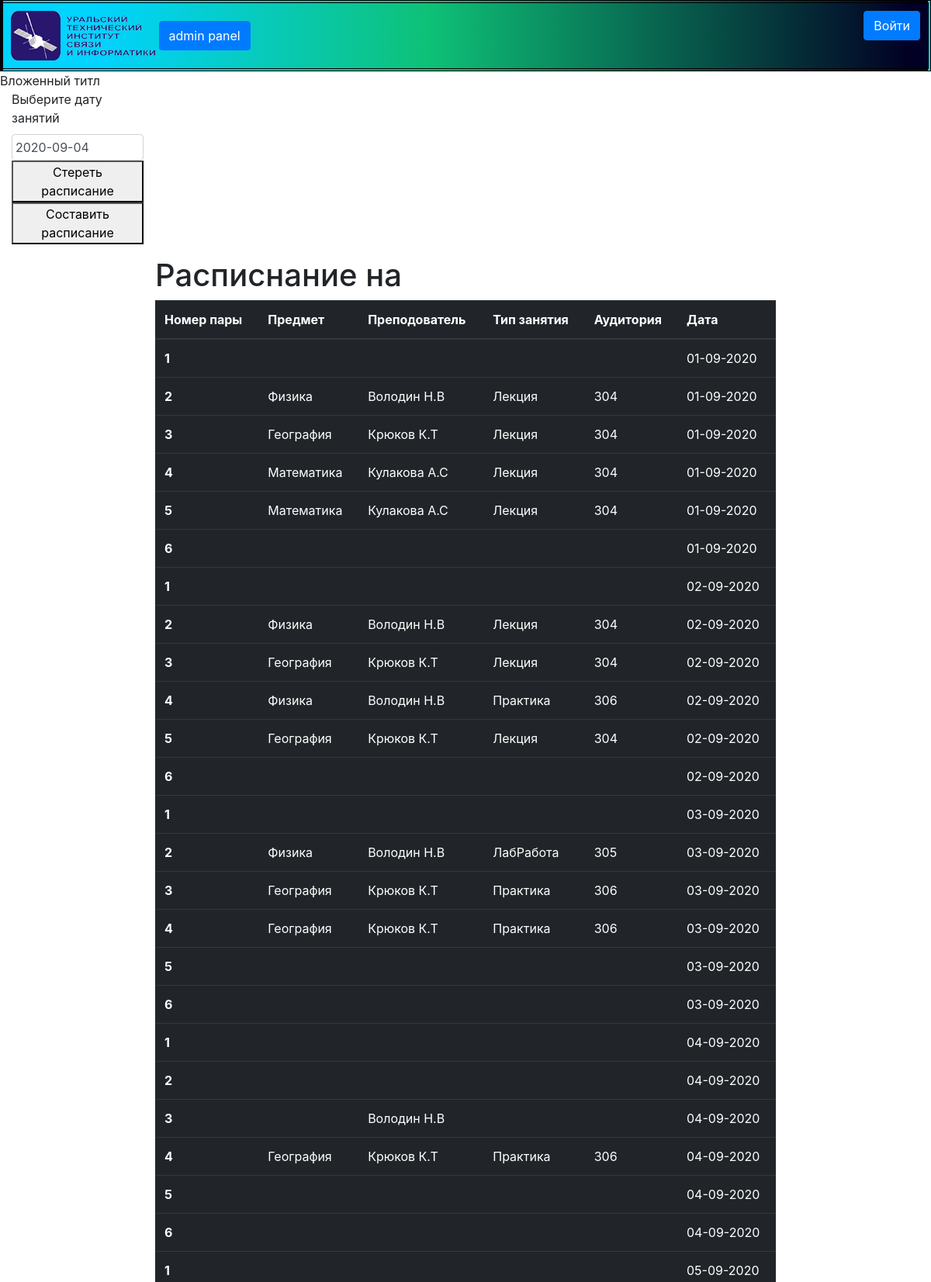
The page / (upper part) on the database its author committed.
### MainApp/models.py (models this page shows)
class MainTable(models.Model):
    STATUS_CHOICES = (
        ('draft', 'Draft'),
        ('published', 'Published'),
    )
    NLecii = models.IntegerField(null=True)
    Predmet = models.CharField(max_length=250, null=True)
    Prepod = models.CharField(max_length=250, null=True)
    Podgruppa = models.CharField(max_length=250, null=True)
    vremya = models.DateField(null=False)
    Auditoriya = models.CharField(max_length=250, null=True)
    status = models.CharField(max_length=10, choices=STATUS_CHOICES, default='draft')
    teacherId = models.ForeignKey(
        settings.AUTH_USER_MODEL,
        on_delete=models.CASCADE,
        null=True
    )

### MainApp/views.py (the view, shortened to what this page needs)
# urls.py: url('', views.Main_list, name='Main_list'),
def Main_list(request):
    listOfTeachers = []
    Result = MainTable.objects.all()
    return render(request, 'test.html', {'posts': Result, })

### MainApp/templates/test.html (shortened to what this page needs)
<!DOCTYPE html>
<html>
<head>
    {% load static %}
    <link href="{% static 'css/bootstrap.css' %}" rel="stylesheet" type="text/css">
    <link href="{% static 'css/bootstrap-grid.css' %}" rel="stylesheet" type="text/css">
    <link href="{% static 'css/main.css' %}" rel="stylesheet" type="text/css">
    <link href="{% static 'css/datepicker.css' %}" rel="stylesheet" type="text/css">
</head>
<body>
<div class="head">
    <img src="{% static 'img/logo_uisi.png' %}">
    {% if user.is_authenticated %}
    <h3>Привет! {{user.last_name}} {{user.first_name}}</h3>
    {%if user.is_staff%}
    <button class="btn btn-secondary float-sm-right" id="TeacherTable"
            data-toggle="modal" data-target="#exampleModalCenter">Выбор времени занятий
    </button>
    {% include "modal.html" %}
    {%endif%}
    <form action="{%url 'Main_list' %}" method="post">
        {% csrf_token %}
        <input type="hidden" name="logout">
        <button class="btn btn-danger float-sm-right">Выйти</button>
    </form>
    {% else %}
    <button class="btn btn-primary float-sm-right" id="login">Войти</button>
    {%endif%}
    <a class="btn btn-primary" href="/admin/">admin panel</a>
</div>
<div id="content">
    {% block content %}
    {% include "list.html" %}
    {% endblock %}
</div>
</body>
</html>

### MainApp/templates/list.html (shortened to what this page needs)
{% block title %}Вложенный титл{% endblock %}
{% block content %}
<div class="form-group col-md-2">
    <label>Выберите дату занятий</label>
    <div class="input-group date">
        <input type="text" class="form-control datepicker dateMain" value="{% now 'Y-m-d' %}"
               data-date-format="yyyy-mm-dd">
    </div>
    <form action="{%url 'Main_list' %}" method="post">
        <button type="submit" name="erase" id="erase">Стереть расписание</button>
        <button type="submit" name="fill" id="fill">Составить расписание</button>
    </form>
</div>
<div class="col-md-8 offset-2">
    {% include "main_table.html" %}
</div>
{% endblock %}

### MainApp/templates/main_table.html
<div class="main_table">
    <div class="row">
        <h1>Расписнание на {{dayRasp}}</h1>
        <table class="table table-hover table-dark">
            <thead>
            <tr>
                <th  scope="col">Номер пары</th>
                <th  scope="col">Предмет</th>
                <th  scope="col">Преподователь</th>
                <th  scope="col">Тип занятия</th>
                <th  scope="col">Аудитория</th>
                <th  scope="col">Дата</th>
            </tr>
            </thead>
            <tbody>
            {% for post in posts %}
            <tr>
                <th scope="row">{{post.NLecii}}</th>
                <td>{{post.Predmet }}</td>
                <td>{{post.Prepod}}</td>
                <td>{{post.Podgruppa}}</td>
                <td>{{post.Auditoriya }}</td>
                <td>{{post.vremya |date:"d-m-Y"}}</td>
            </tr>
             {% endfor %}
            </tbody>
        </table>
    </div>
</div>

### MainApp/static/css/main.css (style rules this page uses)
.head { border: 4px double black; background: rgb(0,212,255); background: linear-gradient(90deg, rgba(0,212,255,1) 10%, rgba(14,193,119,1) 46%, rgba(2,0,36,1) 98%); padding: 10px; / }

### MainApp/static/css/datepicker.css (style rules this page uses)
.datepicker { padding: 4px; margin-top: 1px; -webkit-border-radius: 4px; -moz-border-radius: 4px; border-radius: 4px; direction: ltr; }

### rows shown on the page
MainTable: NLecii "1", vremya "01-09-2020"
MainTable: NLecii "2", Predmet "Физика", Prepod "Володин Н.В", Podgruppa "Лекция", Auditoriya "304", vremya "01-09-2020"
MainTable: NLecii "3", Predmet "География", Prepod "Крюков К.Т", Podgruppa "Лекция", Auditoriya "304", vremya "01-09-2020"
MainTable: NLecii "4", Predmet "Математика", Prepod "Кулакова А.С", Podgruppa "Лекция", Auditoriya "304", vremya "01-09-2020"
MainTable: NLecii "5", Predmet "Математика", Prepod "Кулакова А.С", Podgruppa "Лекция", Auditoriya "304", vremya "01-09-2020"
MainTable: NLecii "6", vremya "01-09-2020"
MainTable: NLecii "1", vremya "02-09-2020"
MainTable: NLecii "2", Predmet "Физика", Prepod "Володин Н.В", Podgruppa "Лекция", Auditoriya "304", vremya "02-09-2020"
MainTable: NLecii "3", Predmet "География", Prepod "Крюков К.Т", Podgruppa "Лекция", Auditoriya "304", vremya "02-09-2020"
MainTable: NLecii "4", Predmet "Физика", Prepod "Володин Н.В", Podgruppa "Практика", Auditoriya "306", vremya "02-09-2020"
MainTable: NLecii "5", Predmet "География", Prepod "Крюков К.Т", Podgruppa "Лекция", Auditoriya "304", vremya "02-09-2020"
MainTable: NLecii "6", vremya "02-09-2020"
MainTable: NLecii "1", vremya "03-09-2020"
MainTable: NLecii "2", Predmet "Физика", Prepod "Володин Н.В", Podgruppa "ЛабРабота", Auditoriya "305", vremya "03-09-2020"
MainTable: NLecii "3", Predmet "География", Prepod "Крюков К.Т", Podgruppa "Практика", Auditoriya "306", vremya "03-09-2020"
MainTable: NLecii "4", Predmet "География", Prepod "Крюков К.Т", Podgruppa "Практика", Auditoriya "306", vremya "03-09-2020"
MainTable: NLecii "5", vremya "03-09-2020"
MainTable: NLecii "6", vremya "03-09-2020"
MainTable: NLecii "1", vremya "04-09-2020"
MainTable: NLecii "2", vremya "04-09-2020"
MainTable: NLecii "3", Prepod "Володин Н.В", vremya "04-09-2020"
MainTable: NLecii "4", Predmet "География", Prepod "Крюков К.Т", Podgruppa "Практика", Auditoriya "306", vremya "04-09-2020"
MainTable: NLecii "5", vremya "04-09-2020"
MainTable: NLecii "6", vremya "04-09-2020"
MainTable: NLecii "1", vremya "05-09-2020"
